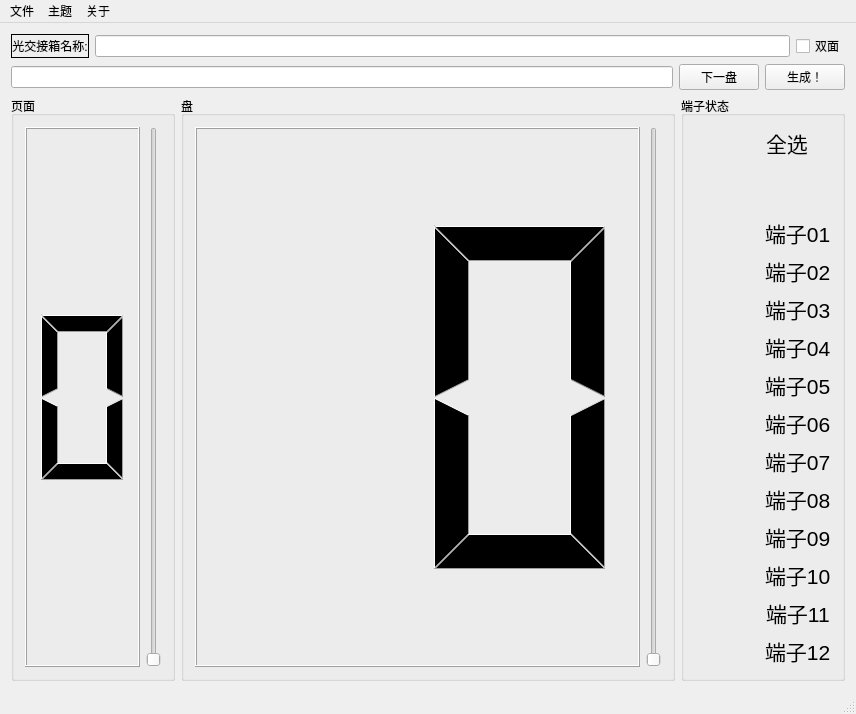
<?xml version="1.0" encoding="UTF-8"?>
<ui version="4.0">
 <class>MainWindow</class>
 <widget class="QMainWindow" name="MainWindow">
  <property name="geometry">
   <rect>
    <x>0</x>
    <y>0</y>
    <width>856</width>
    <height>714</height>
   </rect>
  </property>
  <property name="windowTitle">
   <string>光纤端子录入助手 By 王晓彤</string>
  </property>
  <property name="windowIcon">
   <iconset resource="icon.qrc">
    <normaloff>:/icon/version.ico</normaloff>:/icon/version.ico</iconset>
  </property>
  <widget class="QWidget" name="centralWidget">
   <layout class="QVBoxLayout" name="verticalLayout_2">
    <item>
     <layout class="QHBoxLayout" name="horizontalLayout_settings">
      <item>
       <widget class="QLabel" name="Gbox_llabel">
        <property name="frameShape">
         <enum>QFrame::Box</enum>
        </property>
        <property name="text">
         <string>光交接箱名称:</string>
        </property>
        <property name="alignment">
         <set>Qt::AlignCenter</set>
        </property>
       </widget>
      </item>
      <item>
       <widget class="QLineEdit" name="lineEdit_name"/>
      </item>
      <item>
       <widget class="QCheckBox" name="checkBox_type">
        <property name="text">
         <string>双面</string>
        </property>
       </widget>
      </item>
     </layout>
    </item>
    <item>
     <layout class="QHBoxLayout" name="horizontalLayout_input">
      <item>
       <widget class="QLineEdit" name="lineEdit_maininput"/>
      </item>
      <item>
       <widget class="QPushButton" name="pushButton_next">
        <property name="text">
         <string>下一盘</string>
        </property>
       </widget>
      </item>
      <item>
       <widget class="QPushButton" name="pushButton_create">
        <property name="text">
         <string>生成！</string>
        </property>
       </widget>
      </item>
     </layout>
    </item>
    <item>
     <layout class="QHBoxLayout" name="horizontalLayout_detail" stretch="1,3,1">
      <item>
       <widget class="QGroupBox" name="groupBox_page">
        <property name="title">
         <string>页面</string>
        </property>
        <layout class="QHBoxLayout" name="horizontalLayout">
         <item>
          <widget class="QLCDNumber" name="lcdNumber_page">
           <property name="digitCount">
            <number>1</number>
           </property>
          </widget>
         </item>
         <item>
          <widget class="QSlider" name="verticalSlider_page">
           <property name="minimum">
            <number>1</number>
           </property>
           <property name="maximum">
            <number>2</number>
           </property>
           <property name="pageStep">
            <number>1</number>
           </property>
           <property name="orientation">
            <enum>Qt::Vertical</enum>
           </property>
          </widget>
         </item>
        </layout>
       </widget>
      </item>
      <item>
       <widget class="QGroupBox" name="groupBox_plain">
        <property name="title">
         <string>盘</string>
        </property>
        <layout class="QHBoxLayout" name="horizontalLayout_2">
         <item>
          <widget class="QLCDNumber" name="lcdNumber_plain">
           <property name="digitCount">
            <number>2</number>
           </property>
          </widget>
         </item>
         <item>
          <widget class="QSlider" name="verticalSlider_plain">
           <property name="minimum">
            <number>1</number>
           </property>
           <property name="maximum">
            <number>30</number>
           </property>
           <property name="pageStep">
            <number>1</number>
           </property>
           <property name="orientation">
            <enum>Qt::Vertical</enum>
           </property>
          </widget>
         </item>
        </layout>
       </widget>
      </item>
      <item>
       <widget class="QGroupBox" name="groupBox_plot_detail">
        <property name="title">
         <string>端子状态</string>
        </property>
        <layout class="QVBoxLayout" name="verticalLayout">
         <item>
          <layout class="QHBoxLayout" name="horizontalLayout_plot02_12">
           <item>
            <widget class="SwitchControl" name="switchControl_plotall">
             <property name="CheckedColor">
              <color>
               <red>255</red>
               <green>0</green>
               <blue>0</blue>
              </color>
             </property>
             <property name="ThumbColor">
              <color>
               <red>255</red>
               <green>170</green>
               <blue>127</blue>
              </color>
             </property>
            </widget>
           </item>
           <item>
            <widget class="QLabel" name="label_plotall">
             <property name="font">
              <font>
               <pointsize>16</pointsize>
              </font>
             </property>
             <property name="text">
              <string>全选</string>
             </property>
            </widget>
           </item>
          </layout>
         </item>
         <item>
          <spacer name="verticalSpacer">
           <property name="orientation">
            <enum>Qt::Vertical</enum>
           </property>
           <property name="sizeHint" stdset="0">
            <size>
             <width>20</width>
             <height>40</height>
            </size>
           </property>
          </spacer>
         </item>
         <item>
          <layout class="QHBoxLayout" name="horizontalLayout_plot_01">
           <item>
            <widget class="SwitchControl" name="switchControl_plot01">
             <property name="CheckedColor">
              <color>
               <red>255</red>
               <green>85</green>
               <blue>255</blue>
              </color>
             </property>
             <property name="ThumbColor">
              <color>
               <red>255</red>
               <green>170</green>
               <blue>127</blue>
              </color>
             </property>
            </widget>
           </item>
           <item>
            <widget class="QLabel" name="label_plot01">
             <property name="font">
              <font>
               <pointsize>16</pointsize>
              </font>
             </property>
             <property name="text">
              <string>端子01</string>
             </property>
            </widget>
           </item>
          </layout>
         </item>
         <item>
          <layout class="QHBoxLayout" name="horizontalLayout_plot02">
           <item>
            <widget class="SwitchControl" name="switchControl_plot02">
             <property name="CheckedColor">
              <color>
               <red>255</red>
               <green>85</green>
               <blue>255</blue>
              </color>
             </property>
             <property name="ThumbColor">
              <color>
               <red>255</red>
               <green>170</green>
               <blue>127</blue>
              </color>
             </property>
            </widget>
           </item>
           <item>
            <widget class="QLabel" name="label_plot02">
             <property name="font">
              <font>
               <pointsize>16</pointsize>
              </font>
             </property>
             <property name="text">
              <string>端子02</string>
             </property>
            </widget>
           </item>
          </layout>
         </item>
         <item>
          <layout class="QHBoxLayout" name="horizontalLayout_plot02_2">
           <item>
            <widget class="SwitchControl" name="switchControl_plot03">
             <property name="CheckedColor">
              <color>
               <red>255</red>
               <green>85</green>
               <blue>255</blue>
              </color>
             </property>
             <property name="ThumbColor">
              <color>
               <red>255</red>
               <green>170</green>
               <blue>127</blue>
              </color>
             </property>
            </widget>
           </item>
           <item>
            <widget class="QLabel" name="label_plot03">
             <property name="font">
              <font>
               <pointsize>16</pointsize>
              </font>
             </property>
             <property name="text">
              <string>端子03</string>
             </property>
            </widget>
           </item>
          </layout>
         </item>
         <item>
          <layout class="QHBoxLayout" name="horizontalLayout_plot02_3">
           <item>
            <widget class="SwitchControl" name="switchControl_plot04">
             <property name="CheckedColor">
              <color>
               <red>255</red>
               <green>85</green>
               <blue>255</blue>
              </color>
             </property>
             <property name="ThumbColor">
              <color>
               <red>255</red>
               <green>170</green>
               <blue>127</blue>
              </color>
             </property>
            </widget>
           </item>
           <item>
            <widget class="QLabel" name="label_plot04">
             <property name="font">
              <font>
               <pointsize>16</pointsize>
              </font>
             </property>
             <property name="text">
              <string>端子04</string>
             </property>
            </widget>
           </item>
          </layout>
         </item>
         <item>
          <layout class="QHBoxLayout" name="horizontalLayout_plot02_4">
           <item>
            <widget class="SwitchControl" name="switchControl_plot05">
             <property name="CheckedColor">
              <color>
               <red>255</red>
               <green>85</green>
               <blue>255</blue>
              </color>
             </property>
             <property name="ThumbColor">
              <color>
               <red>255</red>
               <green>170</green>
               <blue>127</blue>
              </color>
             </property>
            </widget>
           </item>
           <item>
            <widget class="QLabel" name="label_plot05">
             <property name="font">
              <font>
               <pointsize>16</pointsize>
              </font>
             </property>
             <property name="text">
              <string>端子05</string>
             </property>
            </widget>
           </item>
          </layout>
         </item>
         <item>
          <layout class="QHBoxLayout" name="horizontalLayout_plot02_5">
           <item>
            <widget class="SwitchControl" name="switchControl_plot06">
             <property name="CheckedColor">
              <color>
               <red>255</red>
               <green>85</green>
               <blue>255</blue>
              </color>
             </property>
             <property name="ThumbColor">
              <color>
               <red>255</red>
               <green>170</green>
               <blue>127</blue>
              </color>
             </property>
            </widget>
           </item>
           <item>
            <widget class="QLabel" name="label_plot06">
             <property name="font">
              <font>
               <pointsize>16</pointsize>
              </font>
             </property>
             <property name="text">
              <string>端子06</string>
             </property>
            </widget>
           </item>
          </layout>
         </item>
         <item>
          <layout class="QHBoxLayout" name="horizontalLayout_plot02_6">
           <item>
            <widget class="SwitchControl" name="switchControl_plot07">
             <property name="CheckedColor">
              <color>
               <red>255</red>
               <green>85</green>
               <blue>255</blue>
              </color>
             </property>
             <property name="ThumbColor">
              <color>
               <red>255</red>
               <green>170</green>
               <blue>127</blue>
              </color>
             </property>
            </widget>
           </item>
           <item>
            <widget class="QLabel" name="label_plot07">
             <property name="font">
              <font>
               <pointsize>16</pointsize>
              </font>
             </property>
             <property name="text">
              <string>端子07</string>
             </property>
            </widget>
           </item>
          </layout>
         </item>
         <item>
          <layout class="QHBoxLayout" name="horizontalLayout_plot02_7">
           <item>
            <widget class="SwitchControl" name="switchControl_plot08">
             <property name="CheckedColor">
              <color>
               <red>255</red>
               <green>85</green>
               <blue>255</blue>
              </color>
             </property>
             <property name="ThumbColor">
              <color>
               <red>255</red>
               <green>170</green>
               <blue>127</blue>
              </color>
             </property>
            </widget>
           </item>
           <item>
            <widget class="QLabel" name="label_plot08">
             <property name="font">
              <font>
               <pointsize>16</pointsize>
              </font>
             </property>
             <property name="text">
              <string>端子08</string>
             </property>
            </widget>
           </item>
          </layout>
         </item>
         <item>
          <layout class="QHBoxLayout" name="horizontalLayout_plot02_8">
           <item>
            <widget class="SwitchControl" name="switchControl_plot09">
             <property name="CheckedColor">
              <color>
               <red>255</red>
               <green>85</green>
               <blue>255</blue>
              </color>
             </property>
             <property name="ThumbColor">
              <color>
               <red>255</red>
               <green>170</green>
               <blue>127</blue>
              </color>
             </property>
            </widget>
           </item>
           <item>
            <widget class="QLabel" name="label_plot09">
             <property name="font">
              <font>
               <pointsize>16</pointsize>
              </font>
             </property>
             <property name="text">
              <string>端子09</string>
             </property>
            </widget>
           </item>
          </layout>
         </item>
         <item>
          <layout class="QHBoxLayout" name="horizontalLayout_plot02_9">
           <item>
            <widget class="SwitchControl" name="switchControl_plot10">
             <property name="CheckedColor">
              <color>
               <red>255</red>
               <green>85</green>
               <blue>255</blue>
              </color>
             </property>
             <property name="ThumbColor">
              <color>
               <red>255</red>
               <green>170</green>
               <blue>127</blue>
              </color>
             </property>
            </widget>
           </item>
           <item>
            <widget class="QLabel" name="label_plot10">
             <property name="font">
              <font>
               <pointsize>16</pointsize>
              </font>
             </property>
             <property name="text">
              <string>端子10</string>
             </property>
            </widget>
           </item>
          </layout>
         </item>
         <item>
          <layout class="QHBoxLayout" name="horizontalLayout_plot02_10">
           <item>
            <widget class="SwitchControl" name="switchControl_plot11">
             <property name="CheckedColor">
              <color>
               <red>255</red>
               <green>85</green>
               <blue>255</blue>
              </color>
             </property>
             <property name="ThumbColor">
              <color>
               <red>255</red>
               <green>170</green>
               <blue>127</blue>
              </color>
             </property>
            </widget>
           </item>
           <item>
            <widget class="QLabel" name="label_plot11">
             <property name="font">
              <font>
               <pointsize>16</pointsize>
              </font>
             </property>
             <property name="text">
              <string>端子11</string>
             </property>
            </widget>
           </item>
          </layout>
         </item>
         <item>
          <layout class="QHBoxLayout" name="horizontalLayout_plot02_11">
           <item>
            <widget class="SwitchControl" name="switchControl_plot12">
             <property name="CheckedColor">
              <color>
               <red>255</red>
               <green>85</green>
               <blue>255</blue>
              </color>
             </property>
             <property name="ThumbColor">
              <color>
               <red>255</red>
               <green>170</green>
               <blue>127</blue>
              </color>
             </property>
            </widget>
           </item>
           <item>
            <widget class="QLabel" name="label_plot12">
             <property name="font">
              <font>
               <pointsize>16</pointsize>
              </font>
             </property>
             <property name="text">
              <string>端子12</string>
             </property>
            </widget>
           </item>
          </layout>
         </item>
        </layout>
       </widget>
      </item>
     </layout>
    </item>
   </layout>
  </widget>
  <widget class="QMenuBar" name="menuBar">
   <property name="geometry">
    <rect>
     <x>0</x>
     <y>0</y>
     <width>856</width>
     <height>17</height>
    </rect>
   </property>
   <widget class="QMenu" name="menu_file">
    <property name="title">
     <string>文件</string>
    </property>
    <addaction name="actionNew_File"/>
    <addaction name="separator"/>
    <addaction name="actionExit"/>
   </widget>
   <widget class="QMenu" name="menu_about">
    <property name="title">
     <string>关于</string>
    </property>
    <addaction name="actionAbout"/>
    <addaction name="separator"/>
    <addaction name="actionAboutQt"/>
   </widget>
   <widget class="QMenu" name="menu_style">
    <property name="title">
     <string>主题</string>
    </property>
    <addaction name="actionStyle_White"/>
    <addaction name="actionStyle_Black"/>
   </widget>
   <addaction name="menu_file"/>
   <addaction name="menu_style"/>
   <addaction name="menu_about"/>
  </widget>
  <widget class="QStatusBar" name="statusBar"/>
  <action name="actionNew_File">
   <property name="text">
    <string>新建</string>
   </property>
  </action>
  <action name="actionExit">
   <property name="text">
    <string>退出</string>
   </property>
  </action>
  <action name="actionAbout">
   <property name="text">
    <string>关于</string>
   </property>
  </action>
  <action name="actionAboutQt">
   <property name="text">
    <string>关于Qt</string>
   </property>
  </action>
  <action name="actionStyle_White">
   <property name="checkable">
    <bool>true</bool>
   </property>
   <property name="text">
    <string>白色主题</string>
   </property>
  </action>
  <action name="actionStyle_Black">
   <property name="checkable">
    <bool>true</bool>
   </property>
   <property name="text">
    <string>黑色主题</string>
   </property>
  </action>
 </widget>
 <layoutdefault spacing="6" margin="11"/>
 <customwidgets>
  <customwidget>
   <class>SwitchControl</class>
   <extends>QWidget</extends>
   <header>switchcontrol.h</header>
  </customwidget>
 </customwidgets>
 <resources>
  <include location="icon.qrc"/>
 </resources>
 <connections/>
</ui>
